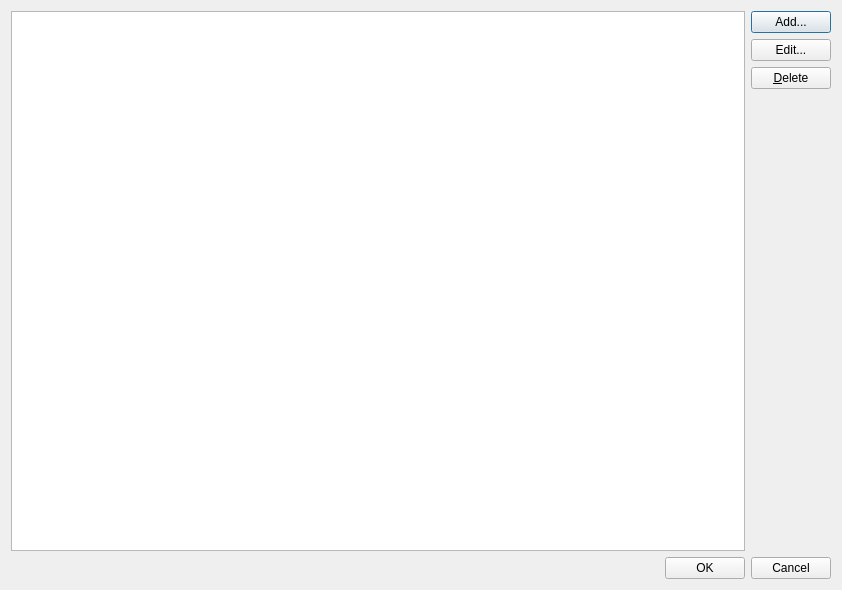
<?xml version="1.0" encoding="UTF-8"?>
<ui version="4.0">
 <class>ManageApiKeysDialog</class>
 <widget class="QDialog" name="ManageApiKeysDialog">
  <property name="geometry">
   <rect>
    <x>0</x>
    <y>0</y>
    <width>842</width>
    <height>590</height>
   </rect>
  </property>
  <property name="windowTitle">
   <string>Stored AIP Keys</string>
  </property>
  <layout class="QVBoxLayout" name="verticalLayout_2">
   <item>
    <layout class="QHBoxLayout" name="horizontalLayout_2">
     <item>
      <widget class="QTableWidget" name="tableWidget"/>
     </item>
     <item>
      <layout class="QVBoxLayout" name="verticalLayout">
       <item>
        <widget class="QPushButton" name="pushButton_add">
         <property name="text">
          <string>Add...</string>
         </property>
        </widget>
       </item>
       <item>
        <widget class="QPushButton" name="pushButton_edit">
         <property name="text">
          <string>Edit...</string>
         </property>
        </widget>
       </item>
       <item>
        <widget class="QPushButton" name="pushButton_delete">
         <property name="text">
          <string>&amp;Delete</string>
         </property>
        </widget>
       </item>
       <item>
        <spacer name="verticalSpacer">
         <property name="orientation">
          <enum>Qt::Orientation::Vertical</enum>
         </property>
         <property name="sizeHint" stdset="0">
          <size>
           <width>20</width>
           <height>40</height>
          </size>
         </property>
        </spacer>
       </item>
      </layout>
     </item>
    </layout>
   </item>
   <item>
    <layout class="QHBoxLayout" name="horizontalLayout">
     <item>
      <spacer name="horizontalSpacer">
       <property name="orientation">
        <enum>Qt::Orientation::Horizontal</enum>
       </property>
       <property name="sizeHint" stdset="0">
        <size>
         <width>40</width>
         <height>20</height>
        </size>
       </property>
      </spacer>
     </item>
     <item>
      <widget class="QPushButton" name="pushButton">
       <property name="text">
        <string>OK</string>
       </property>
      </widget>
     </item>
     <item>
      <widget class="QPushButton" name="pushButton_2">
       <property name="text">
        <string>Cancel</string>
       </property>
      </widget>
     </item>
    </layout>
   </item>
  </layout>
 </widget>
 <tabstops>
  <tabstop>tableWidget</tabstop>
  <tabstop>pushButton_add</tabstop>
  <tabstop>pushButton_edit</tabstop>
  <tabstop>pushButton_delete</tabstop>
  <tabstop>pushButton</tabstop>
  <tabstop>pushButton_2</tabstop>
 </tabstops>
 <resources/>
 <connections>
  <connection>
   <sender>pushButton</sender>
   <signal>clicked()</signal>
   <receiver>ManageApiKeysDialog</receiver>
   <slot>accept()</slot>
   <hints>
    <hint type="sourcelabel">
     <x>745</x>
     <y>579</y>
    </hint>
    <hint type="destinationlabel">
     <x>214</x>
     <y>232</y>
    </hint>
   </hints>
  </connection>
  <connection>
   <sender>pushButton_2</sender>
   <signal>clicked()</signal>
   <receiver>ManageApiKeysDialog</receiver>
   <slot>reject()</slot>
   <hints>
    <hint type="sourcelabel">
     <x>831</x>
     <y>579</y>
    </hint>
    <hint type="destinationlabel">
     <x>304</x>
     <y>234</y>
    </hint>
   </hints>
  </connection>
 </connections>
</ui>
